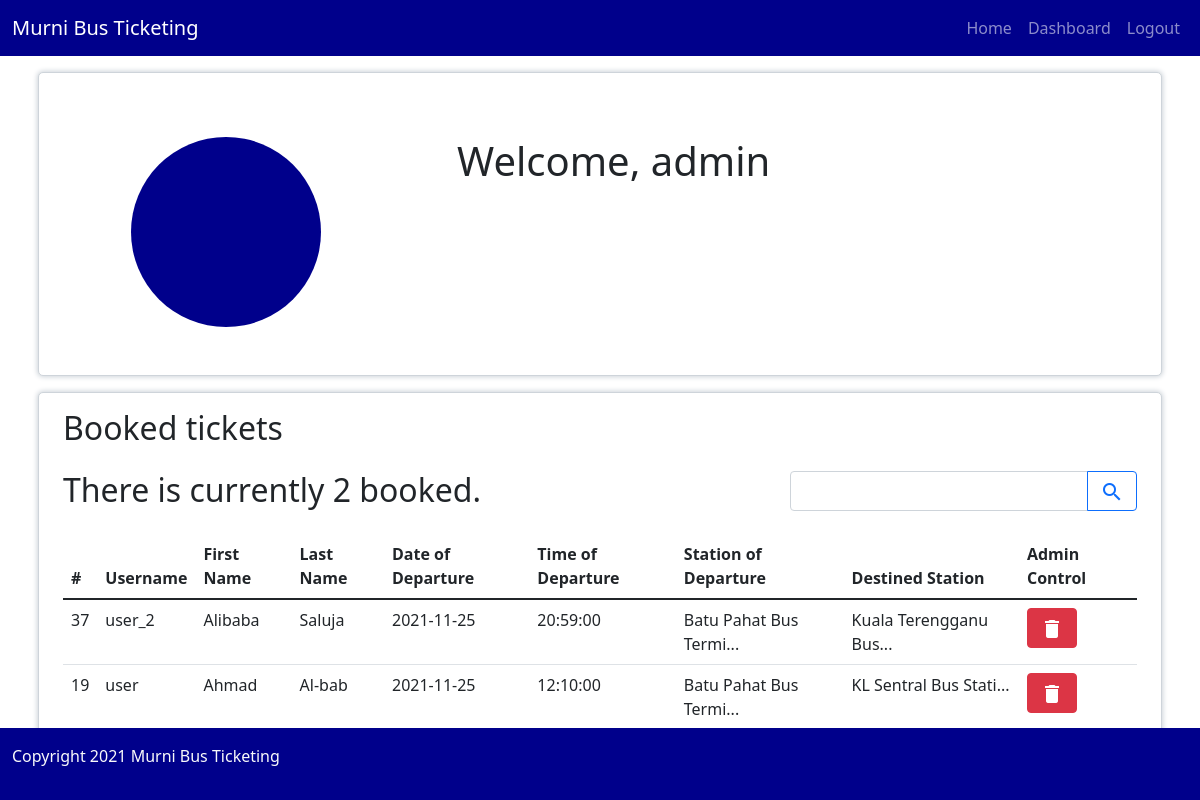
Screenshot of /dashboard.php (signed in) with the database file from the repository.
### tables this page shows
CREATE TABLE `customer` (
  `customer_id` int(6) NOT NULL,
  `f_name` varchar(20) NOT NULL,
  `l_name` varchar(20) NOT NULL,
  `mobilehp` varchar(20) NOT NULL,
  `username` varchar(20) NOT NULL,
  `password` varchar(32) DEFAULT NULL
);

CREATE TABLE `busbooking` (
  `booking_id` int(6) NOT NULL,
  `depart_date` date NOT NULL,
  `depart_time` time NOT NULL,
  `journey` varchar(10) NOT NULL,
  `depart_station` varchar(20) DEFAULT NULL,
  `dest_station` varchar(20) NOT NULL
);

### common.php (the view, shortened to what this page needs)
<?php
include ("config/mysql_connect.php");
$errors     =   array();
function get_user($user_id = 0, $authorization = 'user')
{
    global $dbconnect;
    global $errors;
    if ($authorization == 'user')
    {
        $get_user_query     =   sprintf("SELECT username,
                                                f_name,
                                                l_name
                                         FROM customer
                                         WHERE customer_id = '%d'",
                                         $user_id
                                        );
        $get_user_result    =   mysqli_query($dbconnect, $get_user_query);
        if ($get_user_result)
        {
            $user_result    =   mysqli_fetch_assoc($get_user_result);
            echo "<div class=\"row\">
                  <div class=\"col-lg-12 px-2\"><h2 class=\"display-6\">Welcome, " . $user_result['username'] . "</h2></div>" .
                 "<div class=\"col-lg-6 px-2\"><h3 class=\"text-muted\">First Name: " . $user_result['f_name'] .  "</h3></div>" .
                 "<div class=\"col-lg-6 px-2\"><h3 class=\"text-muted\">Last Name: " . $user_result['l_name'] . "</h3></div>
                  </div>";
        } else
        {
            array_push($errors, "An error has occured while retrieving customer information");
        }
    }
    else
    {
        $get_admin_query     =   sprintf("SELECT username
                                         FROM admin
                                         WHERE admin_id = '%d'",
                                         $user_id
                                        );
        $get_admin_result    =   mysqli_query($dbconnect, $get_admin_query);
        if ($get_admin_result)
        {
            $admin_result    =   mysqli_fetch_assoc($get_admin_result);
            echo "<div class=\"row\">
                  <div class=\"col-lg-12 p-5\"><h2 class=\"display-6\">Welcome, " . $admin_result['username'] . "</h2></div>" .
                  "</div>";
        } else
        {
            array_push($errors, "An error has occured while retrieving admin information");
        }
    }
}
function admin_user_booking_view($username = "")
{
    global $dbconnect;
    if (!empty($username))
    {
        $admin_view_ticket_query    =   sprintf("SELECT b.booking_id,
                                                        c.customer_id,
                                                        c.username,
                                                        c.f_name,
                                                        c.l_name,
                                                        b.depart_date,
                                                        b.depart_time,
                                                        b.depart_station,
                                                        b.dest_station
                                                 FROM customer AS c, busbooking AS b, customer_busbooking AS cb
                                                 WHERE cb.customer_id = c.customer_id
                                                 AND cb.booking_id = b.booking_id
                                                 AND c.username = '%s'
                                                 ORDER BY booking_id DESC",
                                                 $username
                                                );
    } else
    {
        $admin_view_ticket_query    =   "SELECT b.booking_id,
                                                c.customer_id,
                                                c.username,
                                                c.f_name,
                                                c.l_name,
                                                b.depart_date,
                                                b.depart_time,
                                                b.depart_station,
                                                b.dest_station
                                         FROM customer AS c, busbooking AS b, customer_busbooking AS cb
                                         WHERE cb.customer_id = c.customer_id
                                         AND cb.booking_id = b.booking_id
                                         ORDER BY booking_id DESC";
    }
    $admin_view_ticket_result   =   mysqli_query($dbconnect, $admin_view_ticket_query);
    $number_of_tickets              =   mysqli_num_rows($admin_view_ticket_result);
    if ($number_of_tickets > 0)
    {
        echo "<div class=\"col-sm-8 justify-content-center\">
                  <h2>There is currently $number_of_tickets booked.</h2>
              </div>
              <div class=\"col-sm-4\">
                  <form action=\"dashboard.php\" method=\"post\">
                      <div class=\"input-group\">
                          <input class=\"form-control\" type=\"text\" name=\"search\" />
                          <button class=\"btn btn-outline-primary\" type=\"submit\" name=\"search_user\">
                              <span style=\"vertical-align: middle;\" class=\"material-icons\">search</span>
                          </button>
                      </div>
                  </form>
              </div>
              <div class=\"table-responsive\">
                  <table class=\"table\">
                      <thead>
                          <tr>
                              <th scope=\"col\">#</th>
                              <th scope=\"col\">Username</th>
                              <th scope=\"col\">First Name</th>
                              <th scope=\"col\">Last Name</th>
                              <th scope=\"col\">Date of Departure</th>
                              <th scope=\"col\">Time of Departure</th>
                              <th scope=\"col\">Station of Departure</th>
                              <th scope=\"col\">Destined Station</th>
                              <th scope=\"col\">Admin Control</th>
                          </tr>
                      </thead>
                      <tbody>
             ";
        while ($ticket_rows     =   mysqli_fetch_assoc($admin_view_ticket_result))
        {
            echo "<tr>
                      <td>" . $ticket_rows['booking_id'] . "</td>
                      <td>" . $ticket_rows['username'] . "</td>
                      <td>" . $ticket_rows['f_name'] . "</td>
                      <td>" . $ticket_rows['l_name'] . "</td>
                      <td>" . $ticket_rows['depart_date'] . "</td>
                      <td>" . $ticket_rows['depart_time'] . "</td>
                      <td>" . station_format($ticket_rows['depart_station']) . "</td>
                      <td>" . station_format($ticket_rows['dest_station']) . "</td>
                      <td>
                          <form action=\"dashboard.php\" method=\"post\">
                              <button class=\"btn btn-danger\" type=\"submit\" name=\"cancel_booking\" value=" . $ticket_rows['booking_id'] . ">
                                  <span style=\"vertical-align: middle;\" class=\"material-icons\">delete</span>
                              </button>
                          </form>
                      </td>
                  </tr>
                 ";
        }
        echo "        </tbody>
                  </table>
              </div>
             ";
    } else
    {
        echo "<div class=\"col-sm-12 justify-content-center\">
                  <h2>There is currently $number_of_tickets booked.</h2>
              </div>";
    }
}
function station_format($station)
{
    switch ($station)
    {
        case "kl_sentral":
            return substr("KL Sentral Bus Station", 0, 20) . "...";
        case "bt_pahat":
            return substr("Batu Pahat Bus Terminal", 0, 20) . "...";
        case "kt_terminal":
            return substr("Kuala Terengganu Bus Terminal", 0, 20) . "...";
    }
}
?>

### includes/header.php (shortened to what this page needs)
<!DOCTYPE html>
<html lang="en">
<head>
    <link rel="stylesheet" type="text/css" href="css/material-icons.css">
    <link rel="stylesheet" type="text/css" href="css/bootstrap.min.css">
    <link rel="stylesheet" type="text/css" href="css/stylesheet.css">
</head>
<body>
    <nav class="navbar navbar-expand-lg navbar-dark bg-darkblue">
        <div class="container-fluid">
            <a class="navbar-brand" href="index.php">Murni Bus Ticketing</a>
            <div class="justify-content-end collapse navbar-collapse" id="navigation">
                <ul class="navbar-nav">
                    <li class="nav-item">
                        <a class="nav-link" aria-current="page" href="index.php">Home</a>
                    </li>
                    <?php if (!isset($_SESSION['login']))
                    {
                    ?>
                    <li class="nav-item">
                        <a class="nav-link" aria-current="page" href="register.php">Register</a>
                    </li>
                    <li class="nav-item">
                        <a class="nav-link" aria-current="page" href="login.php">Login</a>
                    </li>
                    <?php } else { ?>
                    <li class="nav-item">
                        <a class="nav-link" aria-current="page" href="dashboard.php">Dashboard</a>
                    </li>
                    <li class="nav-item">
                    <a class="nav-link" aria-current="page" href="logout.php">Logout</a>
                    </li>
                    <?php }?>
                </ul>
            </div>
        </div>
    </nav>

### dashboard.php (shortened to what this page needs)
<?php
include ("common.php");
include ("includes/header.php");
?>
<div class="container g-3">
    <div class="main-container row g-3 my-3">
        <div class="col-sm-12 col-md-6 col-lg-4 p-5">
            <div class="m-auto" style="border-radius: 100px; background-color: #00008b; width: 190px; height: 190px;"></div>
        </div>
        <div class="col-sm-12 col-md-6 col-lg-8">
            <?php get_user($_SESSION['user_id'], $_SESSION['authorization']) ?>
        </div>
    </div>
    <div class="main-container row g-3 my-3 px-3">
        <div class="col-sm-12">
            <h2>Booked tickets</h2>
        </div>
        <?php
            if ($_SESSION['authorization'] == "user")
            {
                user_booked_ticket_view($_SESSION['user_id']);
            }
            else
            {
                if (isset($_POST['search_user']))
                    admin_user_booking_view($_POST['search']);
                else
                    admin_user_booking_view();
            }
        ?>
    </div>
</div>
<?php include ('includes/footer_fixed.php');

### includes/footer_fixed.php (shortened to what this page needs)
    <div class="container-fluid bg-darkblue fixed-bottom">
        <footer class="footer mt-auto py-3 text-light">
            <p>Copyright 2021 Murni Bus Ticketing</p>
        </footer>
    </div>
</body>
</html>

### css/stylesheet.css (style rules this page uses)
.bg-darkblue { background-color: #00008b; }
.main-container { border: 1px solid #ced4da; border-radius: 5px; box-shadow: 0px 0px 5px 1px #ced4da; background-color: #ffffff; }
.footer { display: block; }

### rows the page displays
customer: busbooking.booking_id "37", username "user_2", f_name "Alibaba", l_name "Saluja", busbooking.depart_date "2021-11-25", busbooking.depart_time "20:59:00", busbooking.depart_station "Batu Pahat Bus Termi...", busbooking.dest_station "Kuala Terengganu Bus..."
customer: busbooking.booking_id "19", username "user", f_name "Ahmad", l_name "Al-bab", busbooking.depart_date "2021-11-25", busbooking.depart_time "12:10:00", busbooking.depart_station "Batu Pahat Bus Termi...", busbooking.dest_station "KL Sentral Bus Stati..."

### other values shown
$admin_result['username'] "admin"
$number_of_tickets "2"
